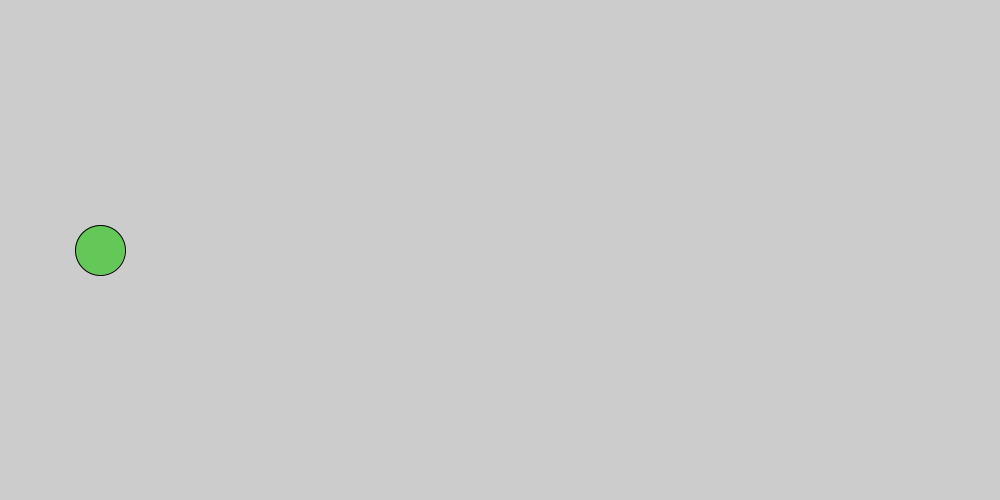
Frame 1 (no input)
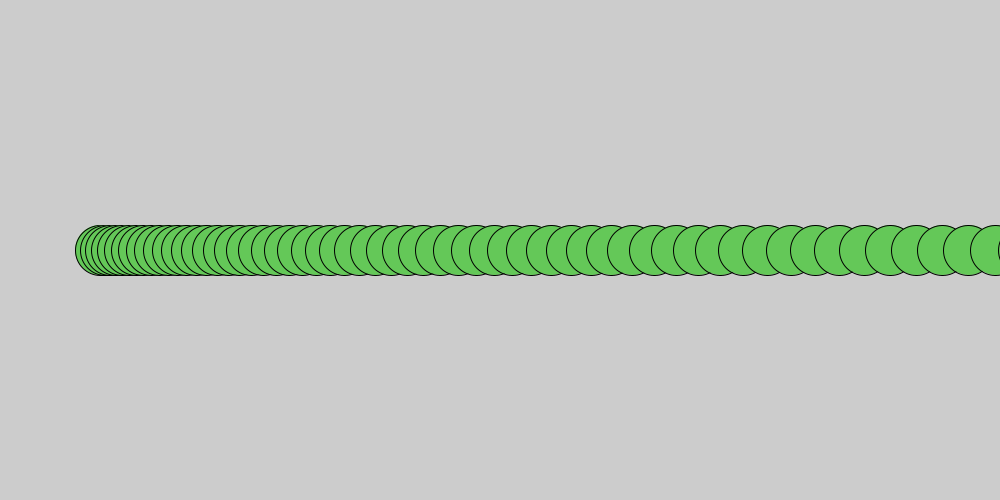
Frame 60 (the mouse pressed at the canvas centre just before this capture)
Frame 120 (the mouse held since frame 60 and released just before this capture): identical to frame 60, image omitted

The Processing sketch that drew these frames (run headless with seeded random() and noise(); from frame 60 on, the mouse is pressed at the canvas centre):

// Processing sketch: Basic_Acceleration
// ── Basic_Acceleration.pde
float x, v, a;

void setup() {
  size(1000, 500);
  x = 100;
  v = 5;
}

void draw() {
  //background(255, 255, 0);
  fill(100, 200, 88);
  circle(x, height/2, 50);
  x = x + v;
  v = v + 0.4;
  
}
